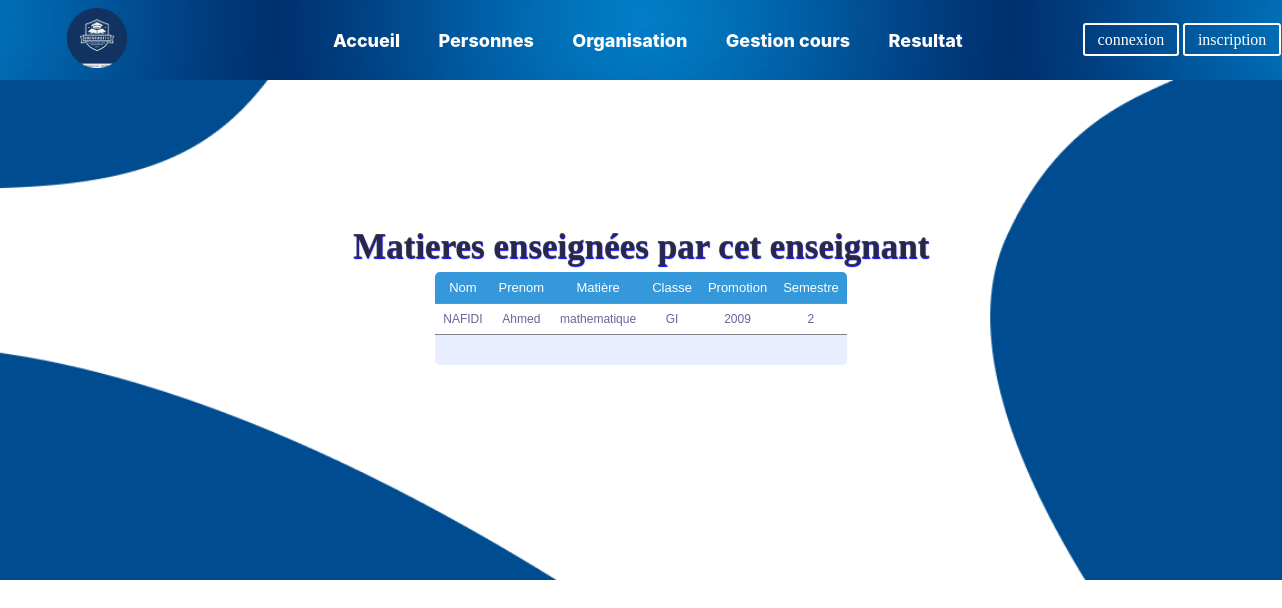
The app's page /option_prof.php?matiere=2 with its own data.
### tables this page shows
CREATE TABLE `prof` (
  `numprof` int NOT NULL,
  `nom` text NOT NULL,
  `prenom` text NOT NULL,
  `adresse` text NOT NULL,
  `telephone` text NOT NULL
);

CREATE TABLE `matiere` (
  `codemat` int NOT NULL,
  `nommat` text NOT NULL,
  `codecl` int NOT NULL
);

CREATE TABLE `classe` (
  `codecl` int NOT NULL,
  `nom` text NOT NULL,
  `numprofcoord` int NOT NULL,
  `promotion` int NOT NULL
);

CREATE TABLE `enseignement` (
  `id` int NOT NULL,
  `codecl` int NOT NULL,
  `codemat` int NOT NULL,
  `numprof` int NOT NULL,
  `numsem` int NOT NULL
);

### option_prof.php (the view, shortened to what this page needs)
<?php
include('cadre.php');
require_once("config.php");
echo '<div class="corp">';
if(isset($_GET['matiere'])){
$id=$_GET['matiere'];
$data=mysqli_query($conn,"SELECT prof.nom,prenom,nommat,classe.nom AS nomcl,promotion,numsem FROM prof,enseignement,matiere,classe WHERE enseignement.numprof=prof.numprof AND classe.codecl=enseignement.codecl AND matiere.codemat=enseignement.codemat AND  enseignement.numprof='$id' ORDER BY promotion DESC");
?>
<section class="fond">
<center>
<h1 style="margin-top: -4rem;color: rgba(45, 45, 45, 0.886);text-shadow: blue .5px .5px 1px;font-size: 35px;font-family: 'genshin';">Matieres enseignées par cet enseignant</h1>
<table id="rounded-corner">
    <thead><tr> <th scope="col" class="rounded-company">Nom</th>
    <th scope="col" class="rounded-q2">Prenom</th>
    <th scope="col" class="rounded-q2">Matière</th>
    <th scope="col" class="rounded-q2">Classe</th>
    <th scope="col" class="rounded-q2">Promotion</th>
    <th scope="col" class="rounded-q4">Semestre</th></tr></thead>
    <tfoot>
        <tr>
            <td colspan="5"class="rounded-foot-left"><em>&nbsp;</em></td>
            <td class="rounded-foot-right">&nbsp;</td>
        </tr>
    </tfoot>
    <tbody>
    <?php while($a=$data->fetch_array()){
        echo '<tr><td>'.$a['nom'].'</td><td>'.$a['prenom'].'</td><td>'.$a['nommat'].'</td><td>'.$a['nomcl'].'</td><td>'.$a['promotion'].'</td><td>'.$a['numsem'].'</td></tr>';
    }?>
</table>
</center>
</section>
<?php
}
?>

### styles.css (style rules this page uses)
* { padding: 0; margin: 0; box-sizing: border-box; }
.fond { overflow-y: scroll; }
.fond { background-image: url('img/Desktop\ -\ 15.png'); background-size: cover; background-position: center; width: 100%; height: 500px; align-content: center; position: relative; }
html { overflow-x: hidden; }

### table.css (style rules this page uses)
#rounded-corner { font-family: "Lucida Sans Unicode", "Lucida Grande", Sans-Serif; font-size: 12px; margin: 5px; width: max-content; text-align: left; border-collapse: collapse; border-radius: 5px; }
#rounded-corner thead th.rounded-company { background: #3498db; border-top-left-radius: 5px; }
#rounded-corner thead th.rounded-q4 { background: #3498db; border-top-right-radius: 5px; }
#rounded-corner th { padding: 8px; font-weight: normal; font-size: 13px; color: white; background: #3498db; text-align : center; }
#rounded-corner td { padding: 8px; background: #ffffff; border-top: 1px solid #00000074; color: #669; text-align:center; }
#rounded-corner tfoot td.rounded-foot-left { background: #e8edff ; border-bottom-left-radius: 5px; }
#rounded-corner tfoot td.rounded-foot-right { background: #e8edff ; border-bottom-right-radius: 5px; }

### records on screen
prof: nom "NAFIDI", prenom "Ahmed", matiere.nommat "mathematique", classe.nom "GI", classe.promotion "2009", enseignement.numsem "2"
